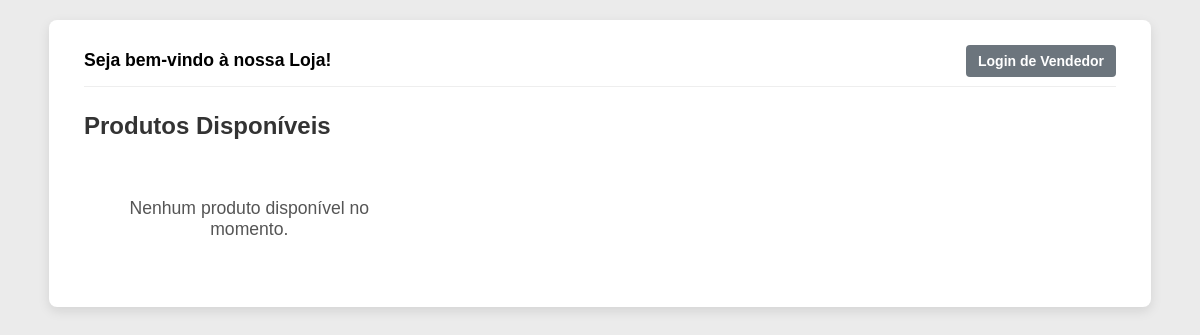
The app's page /loja.php, older data.
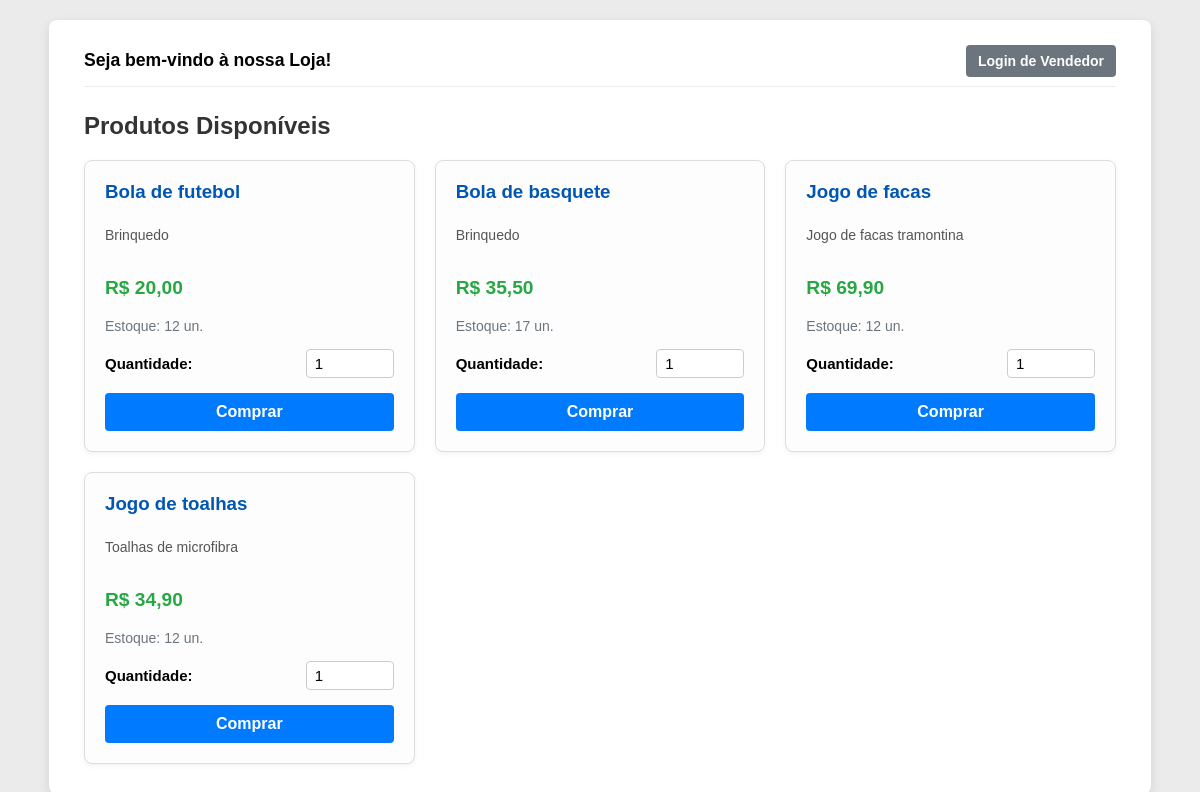
The same page, newer data.
### tables this page shows
CREATE TABLE produtos (
    id INTEGER PRIMARY KEY ,
    nome TEXT NOT NULL,
    descricao TEXT NOT NULL,
    quantidade TEXT NOT NULL ,
    valor DECIMAL NOT NULL,
    id_usuario INTEGER NOT NULL
);

### src/Database.php (called while the page is built, shortened)
<?php
class Database
{
    private $pdo;
    public function __construct()
    {
        try {
            $databasePath = __DIR__ . '/database/sqlite.db';
            $this->pdo = new PDO('sqlite:' . $databasePath);
            $this->pdo->setAttribute(PDO::ATTR_ERRMODE, PDO::ERRMODE_EXCEPTION);
        } catch (PDOException $e) {
            die("Database connection refused: " . $e->getMessage());
        }
    }
    public function prepare($sql)
    {
        return $this->pdo->prepare($sql);
    }
}

### public/loja.php (the view, shortened to what this page needs)
<?php
require_once '../src/Database.php';
function buscarTodosProdutosDisponiveis($db) {
    $sql = "SELECT id, nome, descricao, quantidade, valor
            FROM produtos
            WHERE quantidade > 0";
    $stmt = $db->prepare($sql);
    $stmt->execute();
    return $stmt->fetchAll(PDO::FETCH_ASSOC);
}
$db = new Database();
$produtos_disponiveis = buscarTodosProdutosDisponiveis($db);
$is_admin_logado = isset($_SESSION['logged_in']) && $_SESSION['logged_in'] === true;
?>
<!DOCTYPE html>
<html lang="pt-br">
<head>
    <link rel="stylesheet" href="/style/loja.css">
</head>
<body>
    <div class="container">
        <div class="admin-header">
            <span class="welcome-msg">
                Seja bem-vindo à nossa Loja!
            </span>
            <div>
                <?php if ($is_admin_logado): ?>
                    <a href="adm.php" class="btn-link">Meu Painel (Vendedor)</a>
                <?php else: ?>
                    <a href="index.php" class="btn-link">Login de Vendedor</a>
                <?php endif; ?>
            </div>
        </div>
        <h2>Produtos Disponíveis</h2>
        <div class="product-grid">
            <?php if (empty($produtos_disponiveis)): ?>
                <p class="sem-produtos">Nenhum produto disponível no momento.</p>
            <?php else: ?>
                <?php foreach ($produtos_disponiveis as $produto): ?>
                    <div class="product-card">
                        <h3><?php echo htmlspecialchars($produto['nome']); ?></h3>
                        <p class="descricao"><?php echo htmlspecialchars($produto['descricao']); ?></p>
                        <p class="preco">R$ <?php echo number_format($produto['valor'], 2, ',', '.'); ?></p>
                        <p class="estoque">Estoque: <?php echo $produto['quantidade']; ?> un.</p>
                        <form action="registrar_venda.php" method="POST">
                            <div class="form-group-compra">
                                <label for="quantidade-<?php echo $produto['id']; ?>">Quantidade:</label>
                                <input type="number"
                                       name="quantidade"
                                       id="quantidade-<?php echo $produto['id']; ?>"
                                       value="1"
                                       min="1"
                                       max="<?php echo $produto['quantidade']; ?>"
                                       required>
                            </div>
                            <button type="submit" class="btn-comprar">Comprar</button>
                        </form>
                    </div>
                <?php endforeach; ?>
            <?php endif; ?>
        </div>
    </div>
</body>
</html>

Row changes from the older to the newer data that the page shows:
added produtos: nome "Bola de futebol", descricao "Brinquedo", valor "20,00", quantidade "12", quantidade "1"
added produtos: nome "Bola de basquete", descricao "Brinquedo", valor "35,50", quantidade "17"
added produtos: nome "Jogo de facas", descricao "Jogo de facas tramontina", valor "69,90", quantidade "12"
added produtos: nome "Jogo de toalhas", descricao "Toalhas de microfibra", valor "34,90", quantidade "12"
Text that changed along with them:
text no longer shown: "Nenhum produto disponível no momento."
